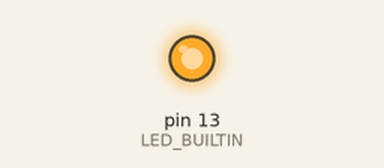
Recording of a sketch running on a simulated Arduino Uno, built with avr-gcc and run on an emulated ATmega328P. Parts: output pins drawn as LEDs (lit = HIGH).

Above: at 1.2 s.
At 8.4 s:
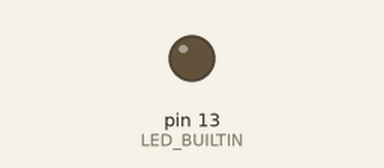
Timing chart, 0 to 8.7 s (numbered marks = the images above):
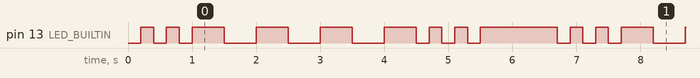

Measured:
- by itself, pin 13 (LED_BUILTIN): repeats every 6.7 s: LOW 0.20 s, HIGH 0.20 s, LOW 0.20 s, 3 × (HIGH 0.50 s, LOW 0.50 s), HIGH 0.50 s, 2 × (LOW 0.20 s, HIGH 0.20 s), LOW 0.20 s, HIGH 1.2 s, LOW 0.20 s, HIGH 0.20 s
- by itself, everything shown: repeats every 6.7 s, in 18 steps

The sketch:

sos.ino
```cpp
// 使用板载的 led 模拟发出 摩斯电码的 SOS 信号
// SOS, 原文 Save Our Souls，拯救我们的灵魂，是国际通用的求救信号
// 在莫斯电码中，S 为 ... ,O 为 ---
// ESP8266 中板载LED，低电平点亮，高电平熄灭


int durations[] = {200,200,200,500,500,500,200,200,200};

void setup() {
  pinMode(LED_BUILTIN,OUTPUT);

}

void loop() {
  showSOS();
}

/**
 * 用循环的方式输出信号
 * 将每个信号闪烁时间写到数组里，for循环逐个输出
 * 这种方式字母之间间隔没控制好，用 showSOS 方法效果比较好
 */
void showSOSByLoop(){
  for(int i = 0; i < 9; i++){
    flash(durations[i]);
    }
    delay(1000);
  }

/**
 * 按字母一个一个的输出
 */
void showSOS(){
    // S
  flash(200);
  flash(200);
  flash(200);

  // 字母之间增加延迟，否则前 4 个信号感觉是连起来的
  delay(300);

  // O
  flash(500);
  flash(500);
  flash(500);

  // S
  flash(200);
  flash(200);
  flash(200);

  delay(1000);
  }

/**
 * LED闪烁
 * 参数：
 * duration 闪烁间隔
 */
void flash(int duration){
  digitalWrite(LED_BUILTIN,LOW);
  delay(duration);
  digitalWrite(LED_BUILTIN,HIGH);
  delay(duration);
  }
```
